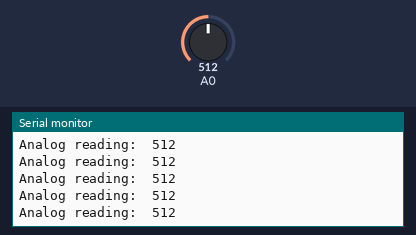
Bench run of a sketch on a simulated Arduino Uno, built with avr-gcc and run on an emulated ATmega328P. On the bench: the last lines printed to the serial monitor. The inputs (shaded band) are chosen by the test bench; at power-on: A0 = 512.

Above: at 1.2 s.
1.3 s: A0 set to 108
At 2.0 s:
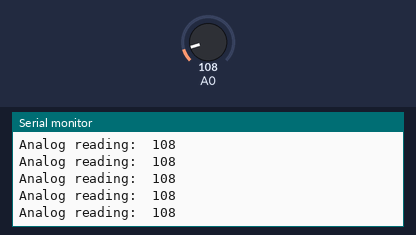
2.8 s: A0 set to 93
At 3.6 s:
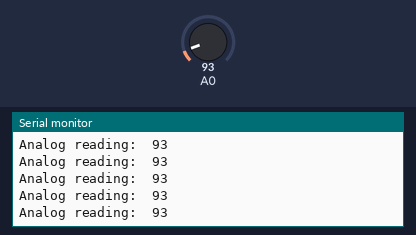
5.8 s: A0 set to 11
At 6.3 s:
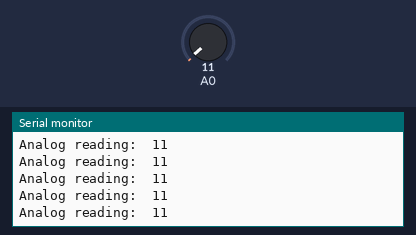
7.3 s: A0 set to 8
At 8.2 s:
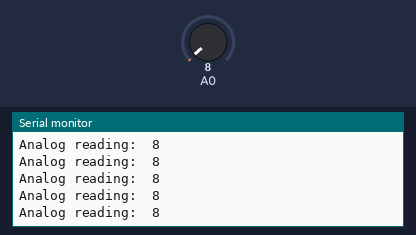
10.3 s: A0 set to 1023
At 11.0 s:
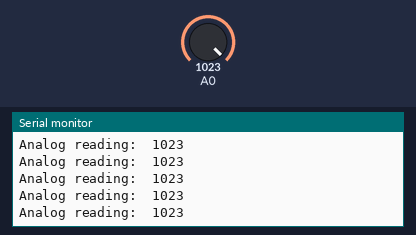
13.3 s: A0 set to 987
At 13.9 s:
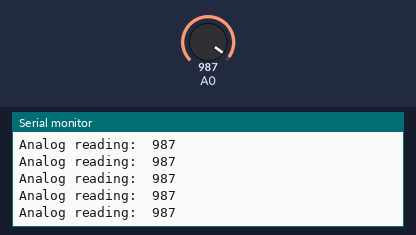
Timing chart, 0 to 16.3 s (numbered marks = the images above; inputs shaded):
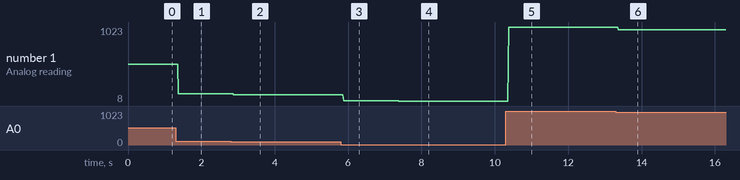

The sketch:

Potentiometer.ino
```cpp
/*
  Potentiometer
  This programme reads an analog input on pin A0, prints the result to the serial monitor.

*/

// the setup routine runs once when you press reset:
void setup() {
  // initialize serial communication at 9600 bits per second:
  // this is so we can read the analog value on the PC monitor
  Serial.begin(9600);
}

// the loop routine runs over and over again forever:
void loop() {
  // read the input on analog pin 0:
  int sensorValue = analogRead(A0);
  // print out the value you read:
  Serial.print("Analog reading:  ");
  Serial.println(sensorValue); // println goes to a new line after printing
  delay(1); // delay in between reads for stability
}
```

Measured:
- after the input at 1.3 s, the serial monitor: prints a new line after 0.07 s (image 1)
- after the input at 2.8 s, the serial monitor: prints a new line after 0.08 s (image 2)
- after the input at 5.8 s, the serial monitor: prints a new line after 0.08 s (image 3)
- after the input at 7.3 s, the serial monitor: prints a new line after 0.08 s (image 4)
- after the input at 10.3 s, the serial monitor: prints a new line after 0.08 s (image 5)
- after the input at 13.3 s, the serial monitor: prints a new line after 0.07 s (image 6)
- plotted number 1: 512 → 108 after the input at 1.3 s, 108 → 93 after the input at 2.8 s, 93 → 11 after the input at 5.8 s, 11 → 8 after the input at 7.3 s, 8 → 1023 after the input at 10.3 s
